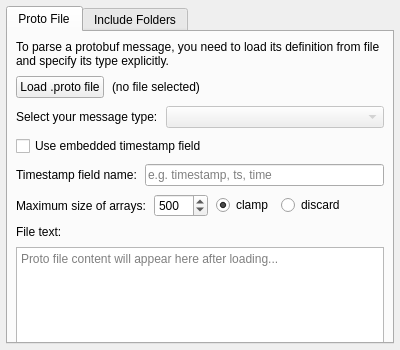
<?xml version="1.0" encoding="UTF-8"?>
<ui version="4.0">
 <class>ProtobufParserOptionsForm</class>
 <widget class="QWidget" name="ProtobufParserOptionsForm">
  <property name="geometry">
   <rect>
    <x>0</x>
    <y>0</y>
    <width>400</width>
    <height>350</height>
   </rect>
  </property>
  <property name="minimumSize">
   <size>
    <width>350</width>
    <height>200</height>
   </size>
  </property>
  <property name="windowTitle">
   <string>Protobuf Parser Options</string>
  </property>
  <layout class="QVBoxLayout" name="verticalLayoutMain">
   <property name="spacing">
    <number>6</number>
   </property>
   <property name="leftMargin">
    <number>6</number>
   </property>
   <property name="topMargin">
    <number>6</number>
   </property>
   <property name="rightMargin">
    <number>6</number>
   </property>
   <property name="bottomMargin">
    <number>6</number>
   </property>
   <item>
    <widget class="QTabWidget" name="tabWidget">
     <property name="currentIndex">
      <number>0</number>
     </property>
     <!-- Tab: Proto File -->
     <widget class="QWidget" name="tabProtoFile">
      <attribute name="title">
       <string>Proto File</string>
      </attribute>
      <layout class="QVBoxLayout" name="verticalLayoutProtoFile">
       <property name="spacing">
        <number>8</number>
       </property>
       <property name="leftMargin">
        <number>8</number>
       </property>
       <property name="topMargin">
        <number>8</number>
       </property>
       <property name="rightMargin">
        <number>8</number>
       </property>
       <property name="bottomMargin">
        <number>8</number>
       </property>
       <item>
        <widget class="QLabel" name="labelInstructions">
         <property name="text">
          <string>To parse a protobuf message, you need to load its definition from file and specify its type explicitly.</string>
         </property>
         <property name="wordWrap">
          <bool>true</bool>
         </property>
         <property name="font">
          <font>
           <weight>50</weight>
          </font>
         </property>
        </widget>
       </item>
       <item>
        <layout class="QHBoxLayout" name="horizontalLayoutLoadProto">
         <item>
          <widget class="QPushButton" name="buttonLoadProtoFile">
           <property name="text">
            <string>Load .proto file</string>
           </property>
          </widget>
         </item>
         <item>
          <widget class="QLabel" name="labelProtoFilePath">
           <property name="text">
            <string>(no file selected)</string>
           </property>
           <property name="sizePolicy">
            <sizepolicy hsizetype="Expanding" vsizetype="Preferred">
             <horstretch>1</horstretch>
             <verstretch>0</verstretch>
            </sizepolicy>
           </property>
          </widget>
         </item>
        </layout>
       </item>
       <item>
        <layout class="QHBoxLayout" name="horizontalLayoutMessageType">
         <item>
          <widget class="QLabel" name="labelMessageType">
           <property name="text">
            <string>Select your message type:</string>
           </property>
           <property name="font">
            <font>
             <weight>50</weight>
            </font>
           </property>
          </widget>
         </item>
         <item>
          <widget class="QComboBox" name="comboBoxMessageType">
           <property name="sizePolicy">
            <sizepolicy hsizetype="Expanding" vsizetype="Fixed">
             <horstretch>1</horstretch>
             <verstretch>0</verstretch>
            </sizepolicy>
           </property>
           <property name="enabled">
            <bool>false</bool>
           </property>
          </widget>
         </item>
        </layout>
       </item>
       <item>
        <widget class="QCheckBox" name="checkBoxUseEmbeddedTimestamp">
         <property name="text">
          <string>Use embedded timestamp field</string>
         </property>
         <property name="toolTip">
          <string>If enabled, the parser will look for a top-level double field and use its value (in seconds) as the message timestamp.</string>
         </property>
        </widget>
       </item>
       <item>
        <layout class="QHBoxLayout" name="horizontalLayoutTimestampField">
         <item>
          <widget class="QLabel" name="labelTimestampField">
           <property name="text">
            <string>Timestamp field name:</string>
           </property>
          </widget>
         </item>
         <item>
          <widget class="QLineEdit" name="lineEditTimestampField">
           <property name="placeholderText">
            <string>e.g. timestamp, ts, time</string>
           </property>
           <property name="toolTip">
            <string>Name of the top-level double field containing the timestamp in seconds. Leave empty to try "timestamp" then "ts" automatically.</string>
           </property>
          </widget>
         </item>
        </layout>
       </item>
       <item>
        <layout class="QHBoxLayout" name="layoutArraySize">
         <item>
          <widget class="QLabel" name="labelArraySize">
           <property name="text">
            <string>Maximum size of arrays:</string>
           </property>
          </widget>
         </item>
         <item>
          <widget class="QSpinBox" name="spinBoxArraySize">
           <property name="minimum">
            <number>10</number>
           </property>
           <property name="maximum">
            <number>9999</number>
           </property>
           <property name="value">
            <number>500</number>
           </property>
          </widget>
         </item>
         <item>
          <widget class="QRadioButton" name="radioMaxClamp">
           <property name="text">
            <string>clamp</string>
           </property>
           <property name="checked">
            <bool>true</bool>
           </property>
          </widget>
         </item>
         <item>
          <widget class="QRadioButton" name="radioMaxDiscard">
           <property name="text">
            <string>discard</string>
           </property>
          </widget>
         </item>
         <item>
          <spacer name="spacerArraySize">
           <property name="orientation">
            <enum>Qt::Horizontal</enum>
           </property>
           <property name="sizeHint" stdset="0">
            <size>
             <width>40</width>
             <height>20</height>
            </size>
           </property>
          </spacer>
         </item>
        </layout>
       </item>
       <item>
        <widget class="QLabel" name="labelFileText">
         <property name="text">
          <string>File text:</string>
         </property>
         <property name="font">
          <font>
           <weight>50</weight>
          </font>
         </property>
        </widget>
       </item>
       <item>
        <widget class="QPlainTextEdit" name="textEditProtoPreview">
         <property name="readOnly">
          <bool>true</bool>
         </property>
         <property name="placeholderText">
          <string>Proto file content will appear here after loading...</string>
         </property>
         <property name="minimumSize">
          <size>
           <width>0</width>
           <height>150</height>
          </size>
         </property>
        </widget>
       </item>
      </layout>
     </widget>
     <!-- Tab: Include Folders -->
     <widget class="QWidget" name="tabIncludeFolders">
      <attribute name="title">
       <string>Include Folders</string>
      </attribute>
      <layout class="QVBoxLayout" name="verticalLayoutIncludeFolders">
       <property name="spacing">
        <number>8</number>
       </property>
       <property name="leftMargin">
        <number>8</number>
       </property>
       <property name="topMargin">
        <number>8</number>
       </property>
       <property name="rightMargin">
        <number>8</number>
       </property>
       <property name="bottomMargin">
        <number>8</number>
       </property>
       <item>
        <widget class="QLabel" name="labelIncludeInstructions">
         <property name="text">
          <string>Add folders where imported .proto files can be found:</string>
         </property>
         <property name="wordWrap">
          <bool>true</bool>
         </property>
         <property name="font">
          <font>
           <weight>50</weight>
          </font>
         </property>
        </widget>
       </item>
       <item>
        <layout class="QHBoxLayout" name="horizontalLayoutIncludeButtons">
         <item>
          <widget class="QPushButton" name="buttonAddIncludeFolder">
           <property name="text">
            <string>Add folder...</string>
           </property>
          </widget>
         </item>
         <item>
          <widget class="QPushButton" name="buttonRemoveIncludeFolder">
           <property name="text">
            <string>Remove selected</string>
           </property>
           <property name="enabled">
            <bool>false</bool>
           </property>
          </widget>
         </item>
         <item>
          <spacer name="horizontalSpacerInclude">
           <property name="orientation">
            <enum>Qt::Horizontal</enum>
           </property>
           <property name="sizeHint" stdset="0">
            <size>
             <width>40</width>
             <height>20</height>
            </size>
           </property>
          </spacer>
         </item>
        </layout>
       </item>
       <item>
        <widget class="QListWidget" name="listWidgetIncludeFolders">
         <property name="minimumSize">
          <size>
           <width>0</width>
           <height>100</height>
          </size>
         </property>
        </widget>
       </item>
      </layout>
     </widget>
    </widget>
   </item>
  </layout>
 </widget>
 <resources/>
 <connections/>
</ui>
